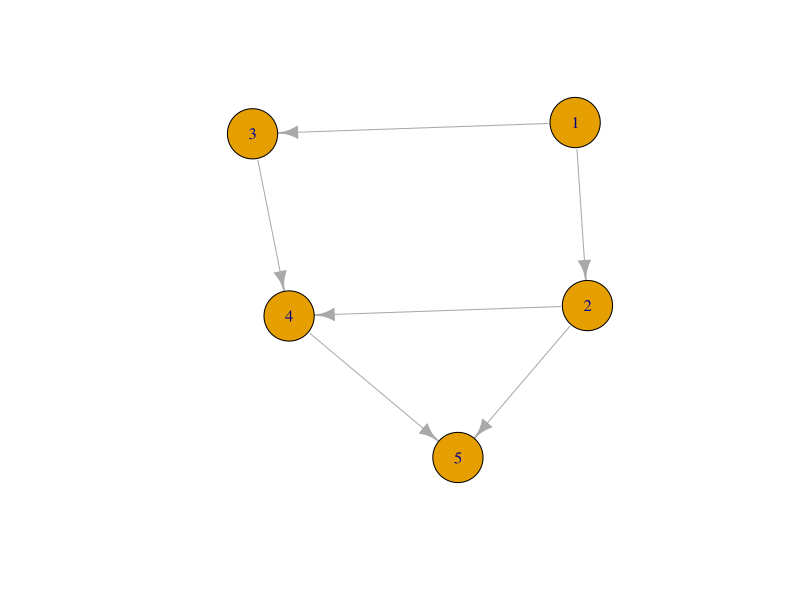

The R script that drew this image:
library(igraph)

activities <- c("1","2","3","4","5")
edges <- matrix(c(1, 2, 
                  1, 3, 
                  2, 4, 
                  2, 5, 
                  3, 4, 
                  4, 5),
                ncol = 2, byrow = TRUE)
edge_durations <- c(8, 4, 10, 2, 5, 3)

g <- graph_from_edgelist(edges, directed = TRUE)
E(g)$duration <- edge_durations
plot(g, layout = layout_nicely(g), vertex.label = activities, vertex.size = 30)
possible_paths <- all_simple_paths(g, from = 1, to = 5)

calculate_path_value <- function(path){
  total_duration <- 0
  for(i in 1:(length(path) - 1)){
    edge <- c(path[i], path[i + 1])
    total_duration <- total_duration + edge_durations[which(edges[,1] == edge[1] & edges[,2] == edge[2])] 
  }
  return(total_duration)
}

path_values <- sapply(possible_paths, calculate_path_value)
paths_and_values <- data.frame(Path = sapply(possible_paths, function(path) paste(activities[path], collapse = "->")), Value = path_values)
print(paths_and_values)

critical_path_index <- which.max(path_values)
critical_path <- possible_paths[[critical_path_index]]
critical_path_value <- path_values[critical_path_index]
critical_path_readable <- paste(activities[critical_path], collapse = "->")

print(paste("Critical Path : ", critical_path_readable))
print(paste("Critical Path Value (Duration) : ", critical_path_value))

